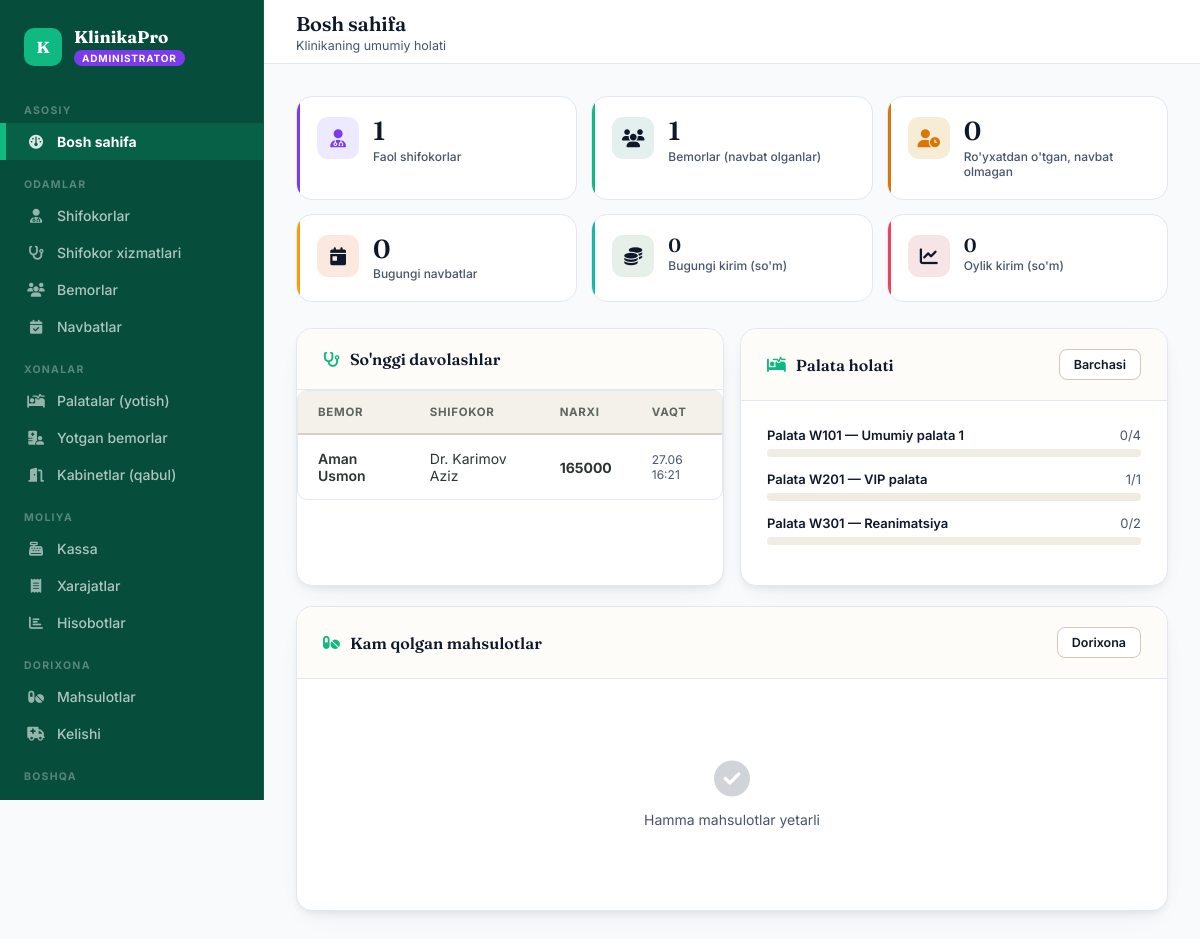
Screenshot of /dashboard/admin/ (signed in) with the database file from the repository.
### accounts/models.py (models this page shows, shortened)
class User(AbstractUser):
    ROLE_CHOICES = [
        ('admin', 'Administrator'),
        ('doctor', 'Shifokor'),
        ('patient', 'Bemor'),
    ]
    role = models.CharField(max_length=10, choices=ROLE_CHOICES, default='patient')
    phone = models.CharField(max_length=20, blank=True)

### patients/models.py (models this page shows, shortened)
class Treatment(models.Model):
    patient = models.ForeignKey(Patient, on_delete=models.CASCADE, related_name='treatments')
    doctor = models.ForeignKey('doctors.Doctor', on_delete=models.SET_NULL, null=True, related_name='treatments')
    appointment = models.ForeignKey('appointments.Appointment', on_delete=models.SET_NULL, null=True, blank=True, related_name='treatments')
    extra_service = models.ForeignKey('doctors.DoctorService', on_delete=models.SET_NULL, null=True, blank=True, verbose_name="Qo'shimcha ko'rik xizmati")
    extra_service_price_snapshot = models.DecimalField(max_digits=12, decimal_places=0, default=0, verbose_name="Xizmat narxi (saqlangan)")
    diagnosis = models.TextField(verbose_name="Tashxis")
    notes = models.TextField(blank=True, verbose_name="Izoh")
    total_price = models.DecimalField(max_digits=12, decimal_places=0, default=0, verbose_name="Jami narx")
    created_at = models.DateTimeField(auto_now_add=True)
    receipt_issued = models.BooleanField(default=False, verbose_name="Chek berilganmi")
    consultation_price_snapshot = models.DecimalField(max_digits=12, decimal_places=0, default=0, verbose_name="Konsultatsiya narxi (saqlangan)")
    class Meta:
        verbose_name = "Davolash yozuvi"
        verbose_name_plural = "Davolash yozuvlari"
        ordering = ['-created_at']

class Patient(models.Model):
    GENDER_CHOICES = [('M', 'Erkak'), ('F', 'Ayol')]
    user = models.OneToOneField(settings.AUTH_USER_MODEL, on_delete=models.CASCADE, related_name='patient_profile')
    patient_id = models.CharField(max_length=20, unique=True, default=generate_patient_id, verbose_name="Bemor ID")
    first_name = models.CharField(max_length=100, verbose_name="Ism")
    last_name = models.CharField(max_length=100, verbose_name="Familiya")
    gender = models.CharField(max_length=1, choices=GENDER_CHOICES, verbose_name="Jinsi")
    birth_date = models.DateField(verbose_name="Tug'ilgan sana")
    phone = models.CharField(max_length=20, verbose_name="Telefon")
    address = models.TextField(blank=True, verbose_name="Manzil")
    blood_type = models.CharField(max_length=5, blank=True, verbose_name="Qon guruhi")
    allergies = models.TextField(blank=True, verbose_name="Allergiyalar")
    has_booked = models.BooleanField(default=False, verbose_name="Birinchi navbatni band qilganmi")
    registered_at = models.DateTimeField(auto_now_add=True)
    @property
    def full_name(self):
        return f"{self.last_name} {self.first_name}"
    class Meta:
        verbose_name = "Bemor"
        verbose_name_plural = "Bemorlar"

### doctors/models.py (models this page shows, shortened)
class Doctor(models.Model):
    GENDER_CHOICES = [('M', 'Erkak'), ('F', 'Ayol')]
    user = models.OneToOneField(settings.AUTH_USER_MODEL, on_delete=models.CASCADE, related_name='doctor_profile')
    first_name = models.CharField(max_length=100, verbose_name="1. Ism")
    last_name = models.CharField(max_length=100, verbose_name="2. Familiya")
    phone = models.CharField(max_length=20, verbose_name="3. Telefon")
    gender = models.CharField(max_length=1, choices=GENDER_CHOICES, verbose_name="4. Jinsi")
    specialization = models.ForeignKey(Specialization, on_delete=models.SET_NULL, null=True, verbose_name="5. Mutaxassislik")
    experience_years = models.PositiveIntegerField(default=0, verbose_name="6. Ish tajribasi (yil)")
    consultation_price = models.DecimalField(max_digits=12, decimal_places=0, default=0, verbose_name="7. Konsultatsiya narxi")
    cabinet = models.ForeignKey('rooms.Cabinet', on_delete=models.SET_NULL, null=True, blank=True, related_name='doctors', verbose_name="8. Kabinet (xona)")
    photo = models.ImageField(upload_to='doctors/', blank=True, verbose_name="9. Rasmi")
    bio = models.TextField(blank=True, verbose_name="10. Qisqacha ma'lumot")
    is_active = models.BooleanField(default=True)
    created_at = models.DateTimeField(auto_now_add=True)
    def __str__(self):
        return f"Dr. {self.last_name} {self.first_name}"
    class Meta:
        verbose_name = "Shifokor"
        verbose_name_plural = "Shifokorlar"

### rooms/models.py (models this page shows, shortened)
class Ward(models.Model):
    WARD_TYPE = [
        ('general', 'Umumiy palata'),
        ('vip', 'VIP palata'),
        ('icu', 'Reanimatsiya'),
        ('surgery', 'Jarrohlikdan keyingi'),
        ('pediatric', 'Bolalar palatasi'),
        ('maternity', "Tug'uruqxona"),
    ]
    name = models.CharField(max_length=100, verbose_name="Palata nomi")
    number = models.CharField(max_length=10, unique=True, verbose_name="Palata raqami")
    ward_type = models.CharField(max_length=20, choices=WARD_TYPE, verbose_name="Turi")
    floor = models.PositiveIntegerField(verbose_name="Qavat")
    total_beds = models.PositiveIntegerField(verbose_name="Jami o'rinlar")
    price_per_day = models.DecimalField(max_digits=12, decimal_places=0, verbose_name="Kunlik narx")
    is_active = models.BooleanField(default=True)
    @property
    def occupied_beds(self):
        return self.admissions.filter(status='active').count()
    class Meta:
        verbose_name = "Palata (yotish bo'limi)"
        verbose_name_plural = "Palatalar (yotish bo'limi)"
        ordering = ['number']

### accounts/views.py (the view)
# urls.py: path('dashboard/admin/', acc_views.admin_dashboard, name='admin_dashboard'),
@login_required
def admin_dashboard(request):
    if request.user.role != 'admin':
        return redirect('home')
    from datetime import date
    from django.db.models import Sum
    from doctors.models import Doctor
    from patients.models import Patient, Treatment
    from appointments.models import Appointment
    from finance.models import CashRegister
    from pharmacy.models import Medicine
    from rooms.models import Ward
    today = date.today()
    month_start = today.replace(day=1)
    total_doctors = Doctor.objects.filter(is_active=True).count()
    total_patients = Patient.objects.filter(has_booked=True).count()
    pending_patients = Patient.objects.filter(has_booked=False).count()
    today_appointments = Appointment.objects.filter(availability__date=today, status='booked').count()
    month_income = CashRegister.objects.filter(
        transaction_type='income', date__date__gte=month_start
    ).aggregate(t=Sum('amount'))['t'] or 0
    today_income = CashRegister.objects.filter(
        transaction_type='income', date__date=today
    ).aggregate(t=Sum('amount'))['t'] or 0
    low_stock = Medicine.objects.filter(stock_quantity__lte=10, is_active=True)[:5]
    recent_treatments = Treatment.objects.select_related('patient', 'doctor').order_by('-created_at')[:8]
    wards = Ward.objects.filter(is_active=True)
    return render(request, 'accounts/admin_dashboard.html', {
        'total_doctors': total_doctors,
        'total_patients': total_patients,
        'pending_patients': pending_patients,
        'today_appointments': today_appointments,
        'month_income': month_income,
        'today_income': today_income,
        'low_stock': low_stock,
        'recent_treatments': recent_treatments,
        'wards': wards,
    })

### templates/accounts/admin_dashboard.html (shortened to what this page needs)
{% extends "base.html" %}
{% block page_title %}Bosh sahifa{% endblock %}
{% block page_sub %}<div class="sub">Klinikaning umumiy holati</div>{% endblock %}
{% block content %}
<div class="tiles">
  <div class="tile t-purple"><div class="tile-icon"><i class="fa-solid fa-user-doctor"></i></div><div><div class="tile-val">{{ total_doctors }}</div><div class="tile-label">Faol shifokorlar</div></div></div>
  <div class="tile t-teal"><div class="tile-icon"><i class="fa-solid fa-users"></i></div><div><div class="tile-val">{{ total_patients }}</div><div class="tile-label">Bemorlar (navbat olganlar)</div></div></div>
  <div class="tile t-gold"><div class="tile-icon"><i class="fa-solid fa-user-clock"></i></div><div><div class="tile-val">{{ pending_patients }}</div><div class="tile-label">Ro'yxatdan o'tgan, navbat olmagan</div></div></div>
  <div class="tile t-terra"><div class="tile-icon"><i class="fa-solid fa-calendar-day"></i></div><div><div class="tile-val">{{ today_appointments }}</div><div class="tile-label">Bugungi navbatlar</div></div></div>
  <div class="tile t-sage"><div class="tile-icon"><i class="fa-solid fa-coins"></i></div><div><div class="tile-val" style="font-size:19px;">{{ today_income|floatformat:0 }}</div><div class="tile-label">Bugungi kirim (so'm)</div></div></div>
  <div class="tile t-rose"><div class="tile-icon"><i class="fa-solid fa-chart-line"></i></div><div><div class="tile-val" style="font-size:19px;">{{ month_income|floatformat:0 }}</div><div class="tile-label">Oylik kirim (so'm)</div></div></div>
</div>
<div class="grid-2" style="margin-bottom:20px;">
  <div class="panel">
    <div class="panel-head">
      <div class="panel-title"><i class="fa-solid fa-stethoscope"></i> So'nggi davolashlar</div>
    </div>
    <div class="tbl-wrap">
      <table>
        <thead><tr><th>Bemor</th><th>Shifokor</th><th>Narxi</th><th>Vaqt</th></tr></thead>
        <tbody>
        {% for t in recent_treatments %}
        <tr>
          <td><a href="{% url "patient_detail_admin" t.patient.pk %}" style="color:var(--teal); font-weight:600;">{{ t.patient.full_name }}</a></td>
          <td>{{ t.doctor }}</td>
          <td style="font-weight:700;">{{ t.total_price|floatformat:0 }}</td>
          <td style="font-size:12px; color:var(--ink-soft);">{{ t.created_at|date:"d.m H:i" }}</td>
        </tr>
        {% empty %}
        <tr><td colspan="4" class="empty-row"><i class="fa-solid fa-stethoscope"></i>Hali davolash yo'q</td></tr>
        {% endfor %}
        </tbody>
      </table>
    </div>
  </div>
  <div class="panel">
    <div class="panel-head">
      <div class="panel-title"><i class="fa-solid fa-bed-pulse"></i> Palata holati</div>
      <a href="{% url "wards" %}" class="btn btn-ghost btn-sm">Barchasi</a>
    </div>
    <div class="panel-body">
      {% for w in wards %}
      <div style="margin-bottom:14px;">
        <div style="display:flex; justify-content:space-between; font-size:13px; margin-bottom:6px;">
          <span style="font-weight:600;">Palata {{ w.number }} — {{ w.name }}</span>
          <span style="color:var(--ink-soft);">{{ w.occupied_beds }}/{{ w.total_beds }}</span>
        </div>
        <div style="background:#f0ece2; border-radius:6px; height:8px; overflow:hidden;">
          <div style="background:{% if w.occupied_beds == w.total_beds %}var(--rose){% else %}var(--teal){% endif %}; height:100%; width:{% widthratio w.occupied_beds w.total_beds 100 %}%;"></div>
        </div>
      </div>
      {% empty %}
      <div class="empty-state"><i class="fa-solid fa-bed-pulse"></i><p>Palata qo'shilmagan</p></div>
      {% endfor %}
    </div>
  </div>
</div>
<div class="panel">
  <div class="panel-head">
    <div class="panel-title"><i class="fa-solid fa-pills"></i> Kam qolgan mahsulotlar</div>
    <a href="{% url "medicines" %}" class="btn btn-ghost btn-sm">Dorixona</a>
  </div>
  <div class="panel-body">
    {% if low_stock %}
    <div style="display:grid; grid-template-columns:repeat(auto-fit,minmax(220px,1fr)); gap:12px;">
      {% for m in low_stock %}
      <div style="display:flex; justify-content:space-between; align-items:center; padding:10px 14px; background:#fbf8f1; border-radius:10px; border:1px solid var(--line);">
        <div>
          <div style="font-weight:600; font-size:13px;">{{ m.name }}</div>
          <div style="font-size:11px; color:var(--ink-soft);">Minimal: {{ m.min_stock }}</div>
        </div>
        <span class="tag tag-danger">{{ m.stock_quantity }} {{ m.get_unit_display }}</span>
      </div>
      {% endfor %}
    </div>
    {% else %}
    <div class="empty-state"><i class="fa-solid fa-circle-check"></i><p>Hamma mahsulotlar yetarli</p></div>
    {% endif %}
  </div>
</div>
{% endblock %}

### templates/base.html (shortened to what this page needs)
<!DOCTYPE html>
<html lang="uz">
<head>
<link href="https://cdnjs.cloudflare.com/ajax/libs/font-awesome/6.4.0/css/all.min.css" rel="stylesheet">
</head>
<body>
{% if user.is_authenticated %}
<nav class="sidebar">
  <div class="sb-brand">
    <div class="sb-mark">K</div>
    <div>
      <div class="sb-name">KlinikaPro</div>
      <span class="sb-role-tag {{ user.role }}">{{ user.get_role_display }}</span>
    </div>
  </div>
  {% if user.role == 'admin' %}
  <div class="sb-section">Asosiy</div>
  <a href="{% url 'admin_dashboard' %}" class="sb-link {% if request.resolver_match.url_name == 'admin_dashboard' %}active{% endif %}"><i class="fa-solid fa-gauge"></i> Bosh sahifa</a>
  <div class="sb-section">Odamlar</div>
  <a href="{% url 'doctors' %}" class="sb-link "><i class="fa-solid fa-user-doctor"></i> Shifokorlar</a>
  <a href="{% url 'doctor_services_admin' %}" class="sb-link {% if request.resolver_match.url_name == 'doctor_services_admin' %}active{% endif %}"><i class="fa-solid fa-stethoscope"></i> Shifokor xizmatlari</a>
  <a href="{% url 'patients' %}" class="sb-link {% if request.resolver_match.url_name == 'patients' or request.resolver_match.url_name == 'patient_detail_admin' %}active{% endif %}"><i class="fa-solid fa-users"></i> Bemorlar</a>
  <a href="{% url 'appointment_list_admin' %}" class="sb-link {% if request.resolver_match.url_name == 'appointment_list_admin' %}active{% endif %}"><i class="fa-solid fa-calendar-check"></i> Navbatlar</a>
  <div class="sb-section">Xonalar</div>
  <a href="{% url 'wards' %}" class="sb-link {% if request.resolver_match.url_name == 'wards' %}active{% endif %}"><i class="fa-solid fa-bed-pulse"></i> Palatalar (yotish)</a>
  <a href="{% url 'admissions' %}" class="sb-link {% if request.resolver_match.url_name == 'admissions' %}active{% endif %}"><i class="fa-solid fa-hospital-user"></i> Yotgan bemorlar</a>
  <a href="{% url 'cabinets' %}" class="sb-link {% if request.resolver_match.url_name == 'cabinets' %}active{% endif %}"><i class="fa-solid fa-door-open"></i> Kabinetlar (qabul)</a>
  <div class="sb-section">Moliya</div>
  <a href="{% url 'kassa' %}" class="sb-link {% if request.resolver_match.url_name == 'kassa' %}active{% endif %}"><i class="fa-solid fa-cash-register"></i> Kassa</a>
  <a href="{% url 'expenses' %}" class="sb-link {% if request.resolver_match.url_name == 'expenses' %}active{% endif %}"><i class="fa-solid fa-receipt"></i> Xarajatlar</a>
  <a href="{% url 'reports' %}" class="sb-link {% if request.resolver_match.url_name == 'reports' %}active{% endif %}"><i class="fa-solid fa-chart-bar"></i> Hisobotlar</a>
  <div class="sb-section">Dorixona</div>
  <a href="{% url 'medicines' %}" class="sb-link {% if request.resolver_match.url_name == 'medicines' %}active{% endif %}"><i class="fa-solid fa-pills"></i> Mahsulotlar</a>
  <a href="{% url 'medicine_income' %}" class="sb-link {% if request.resolver_match.url_name == 'medicine_income' %}active{% endif %}"><i class="fa-solid fa-truck-medical"></i> Kelishi</a>
  <div class="sb-section">Boshqa</div>
  <a href="{% url 'operations' %}" class="sb-link {% if request.resolver_match.url_name == 'operations' %}active{% endif %}"> Operatsiyalar</a>
  {% endif %}
</nav>
<div class="main">
  <header class="topbar">
    <div>
      <h1>{% block page_title %}{% endblock %}</h1>
      {% block page_sub %}{% endblock %}
    </div>
  </header>
  <div class="content">
    {% block content %}{% endblock %}
  </div>
</div>
{% else %}
{% block noauth %}{% endblock %}
{% endif %}
</body>
</html>

### rows the page displays
User: role "ADMINISTRATOR"
Treatment: patient.full_name "Aman Usmon", doctor "Dr. Karimov Aziz", total_price "165000", created_at "27.06 16:21"
Ward: number "W101", name "Umumiy palata 1", occupied_beds "0", total_beds "4"
Ward: number "W201", name "VIP palata", occupied_beds "1", total_beds "1"
Ward: number "W301", name "Reanimatsiya", occupied_beds "0", total_beds "2"

### other values shown
{{ total_doctors }} "1"
{{ total_patients }} "1"
{{ pending_patients }} "0"
{{ today_appointments }} "0"
{{ today_income|floatformat:0 }} "0"
{{ month_income|floatformat:0 }} "0"
